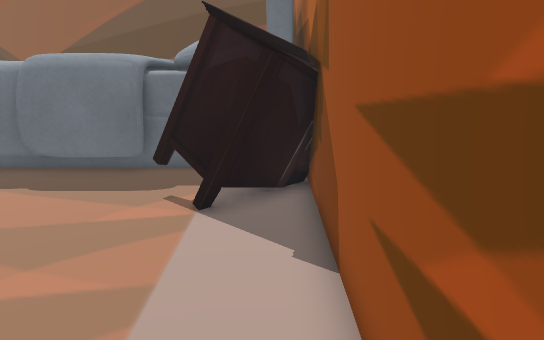
View 1 (above)

18 first-person views from a walk through a Unity game level. The camera is 1.4 m above the floor, tilts 14° down and sees 70° across. The floor is counted in squares, 0.45 m on a side. Each view is taken from the middle of a square. On the plan, view 1 faces up. The plan holds only what a view shows up to about 20 squares ahead; the rest is blank. The player is left out.

View 2
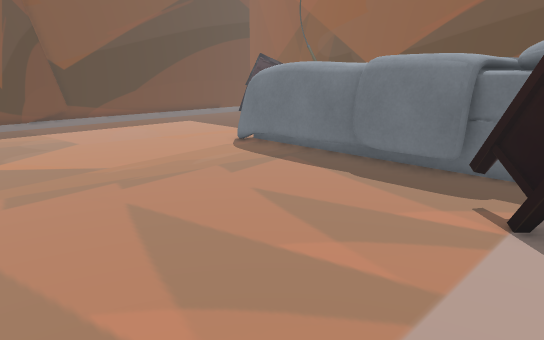

View 3
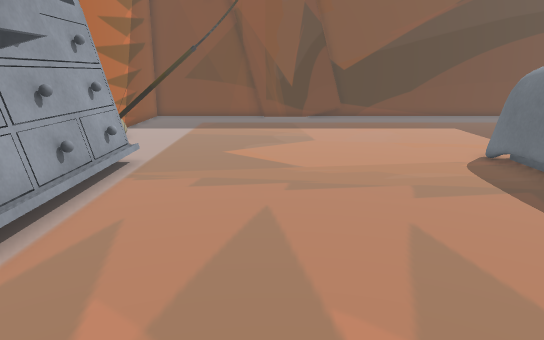

View 4
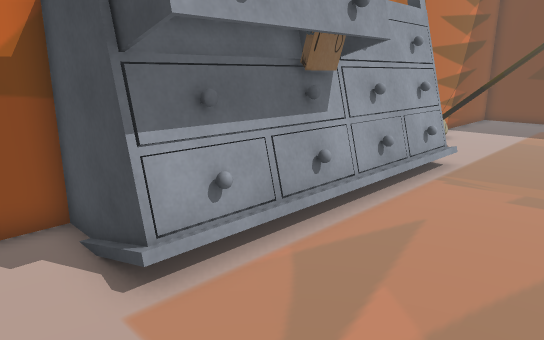

View 5
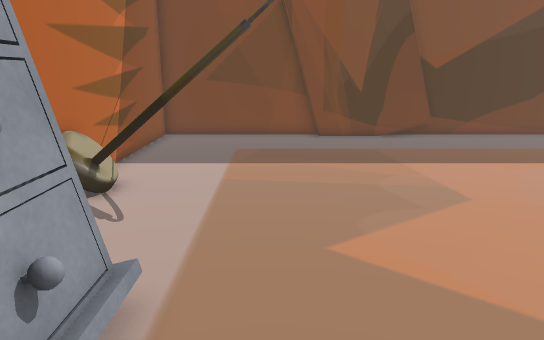

View 6
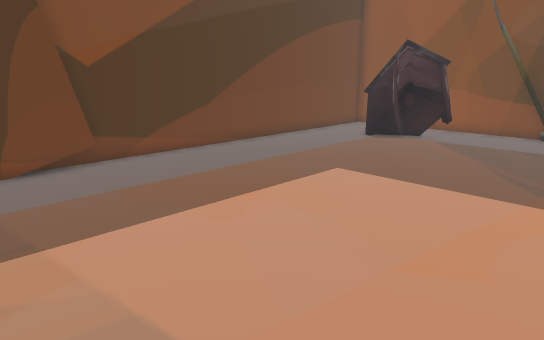

View 7
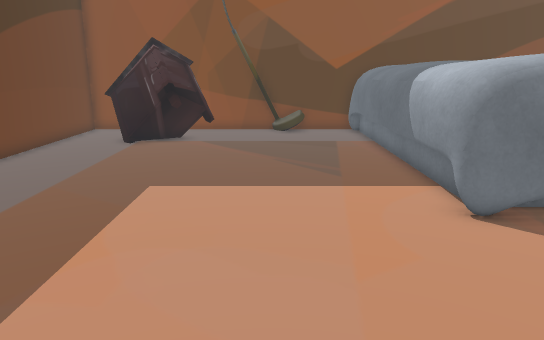

View 8
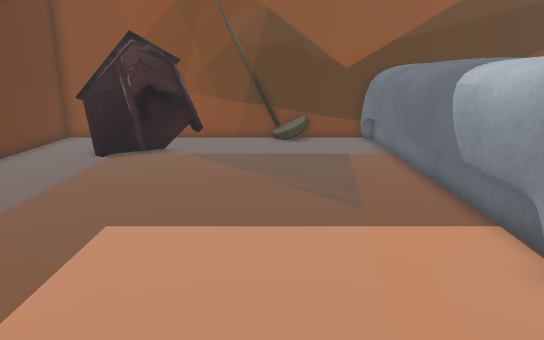

View 9
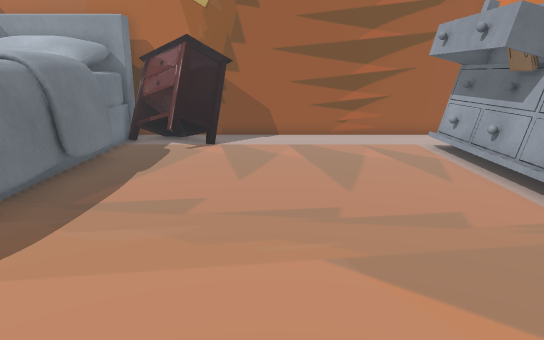

View 10
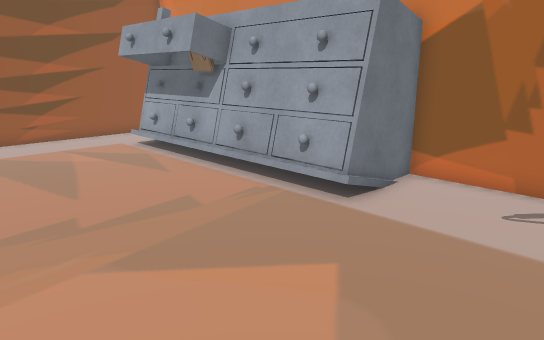

View 11
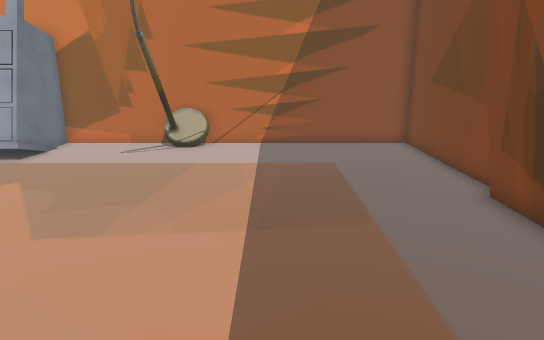

View 12
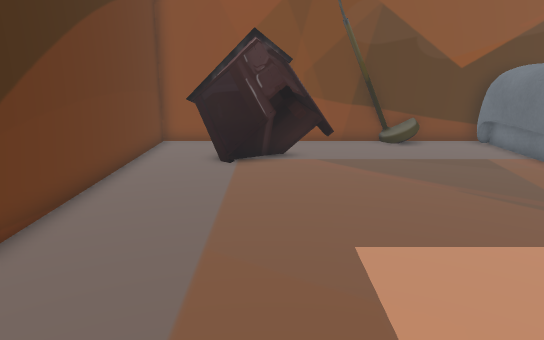

View 13
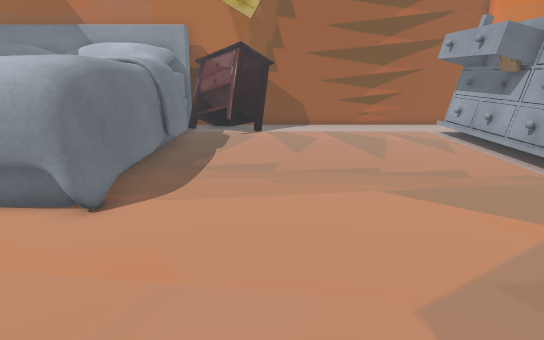

View 14
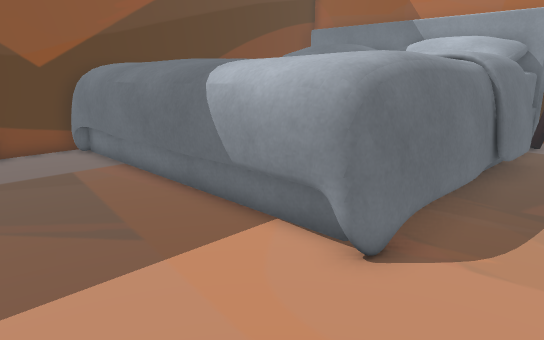

View 15
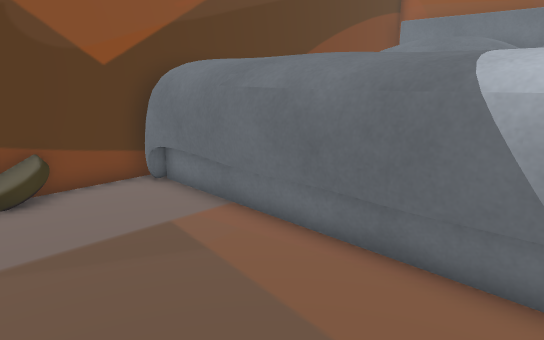

View 16
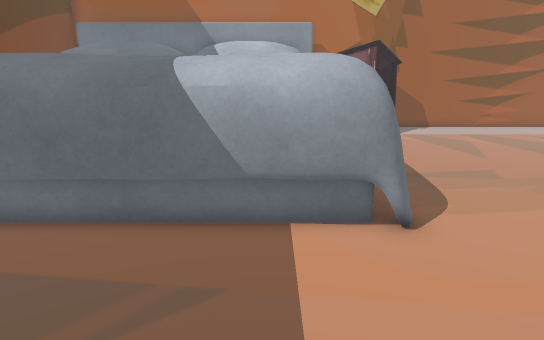

View 17
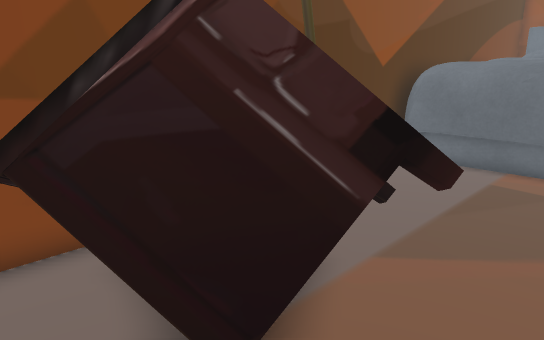

View 18
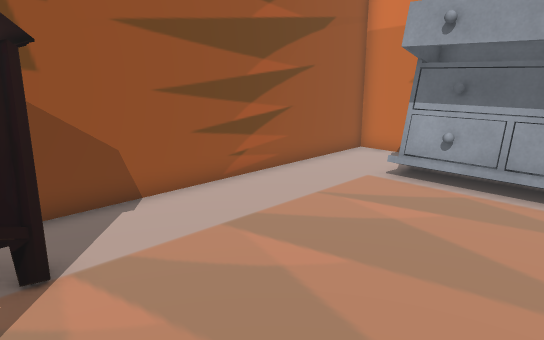

### Floor plan
Key: @ floor where view 1 was taken; # wall or solid block; . floor; O other object.
Columns run from 29 left of view 1 to 1 right of it. Each row starts with its distance up from view 1.
 26 #########O############OO
 25 #.O  OO..O....OOO    O
 24 #.OOOOO.......OOO    O   OO
 23 #.OOOOOO......OOO    O   OO
 22 #..OOOOO......OOO        OO
 21 #....OO.......OOO        OO
 20 #.............OOOO   O   OOO
 19 #.............OOOO   O    O
 18 #.............OOOO   O   OOO
 17 #.............OOOO   O   OOO
 16 #.............OOO        OOO
 15 #.............OOO        OOO
 14 #.............OOOOO  O  OOOOO#
 13 #.............OOOOOOOOOOOOOOO##
 12 #..............OOOOOOOOOOO..OOO
 11 #..........................OOOO
 10 #.........................OOOOO
  9 #..........................OOOO
  8 #...........................OO#
  7 #.............................#
  6 #.............................#
  5 #.............................#
  4 #.............................#
  3 #.............................#
  2 #.............................#
  1 #.............................#
  0 #.........O..................@#
 -1 #.........O.....OOOOOOOOOOO...#
 -2 #.........O....OOOOOOOOOOOOO..#
 -3 #.........O....OO    OOOOOOO..#
 -4 #....... OOO . OOOOOOOOOOOOO  #
 -5 ################           ###

Positions as (right, up) in squares from view 1, and headings:
1: (0, 0), facing up
2: (0, 0), facing up-left
3: (0, 4), facing left
4: (0, 4), facing down-left
5: (-9, 1), facing left
6: (-15, 4), facing up-left
7: (-19, 4), facing up
8: (-19, 7), facing up
9: (-19, 6), facing right
10: (-19, 7), facing down-right
11: (-23, 13), facing down
12: (-24, 8), facing up
13: (-23, 8), facing right
14: (-20, 9), facing up-right
15: (-20, 15), facing up-right
16: (-22, 15), facing right
17: (-28, 19), facing up-right
18: (-8, 10), facing down-right
